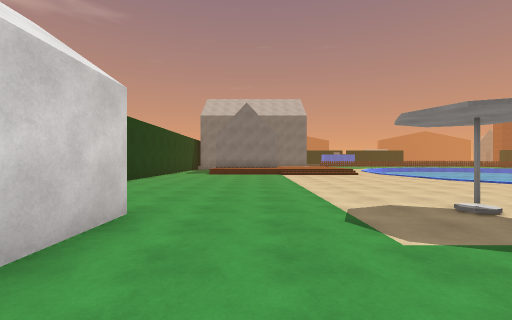
View 1 (above)

17 first-person views from a walk through a Unity game level. The camera is 1.5 m above the floor, looks level and sees 90° across. The floor is counted in squares, 2 m on a side. Each view is taken from the middle of a square. On the plan, view 1 faces up. The plan holds only what a view shows up to about 9 squares ahead; the rest is blank. The place goes on beyond the plan.

View 2
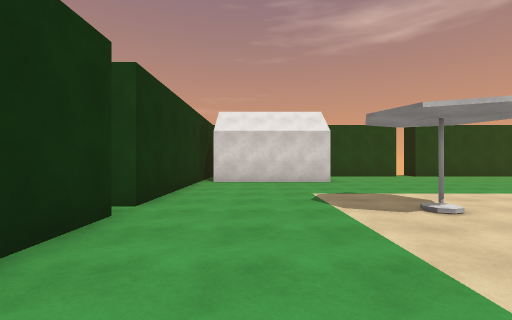

View 3
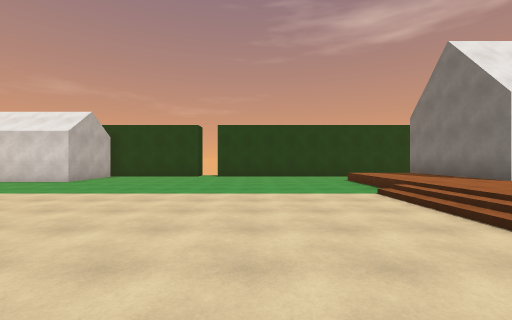

View 4
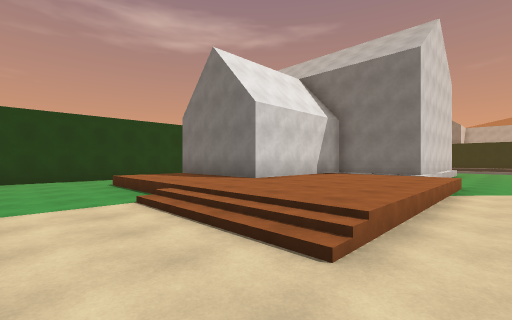

View 5
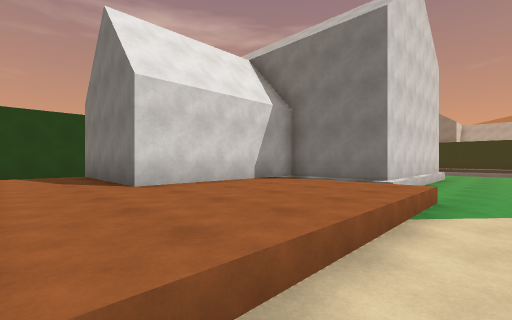

View 6
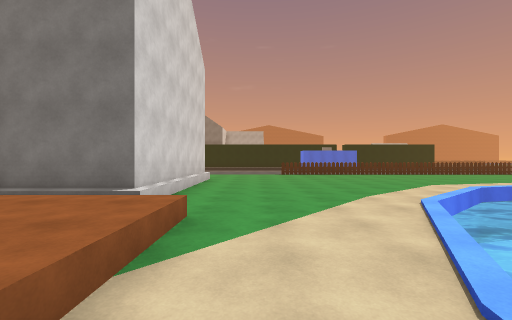

View 7
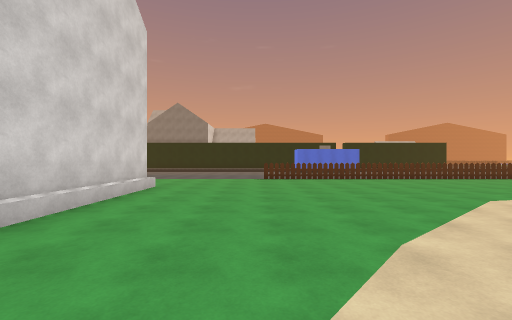

View 8
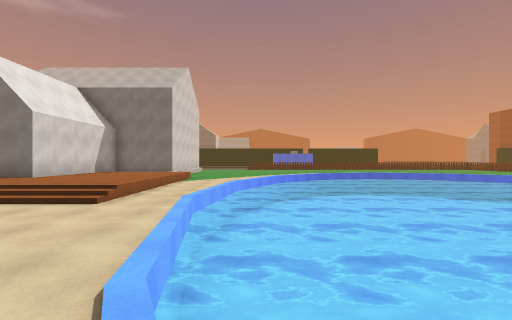

View 9
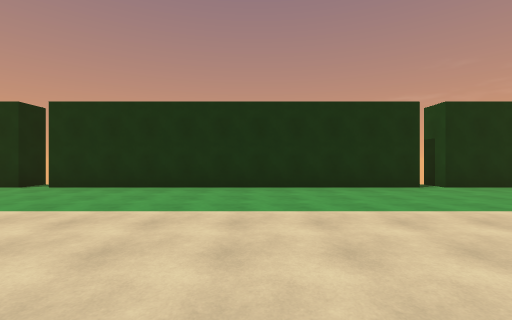

View 10
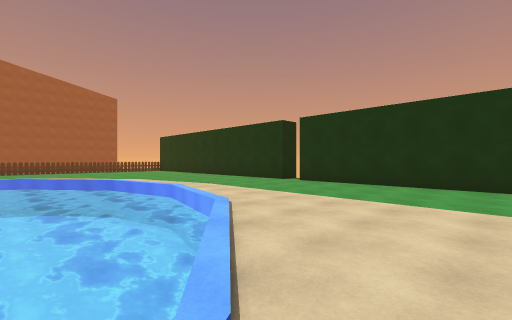

View 11
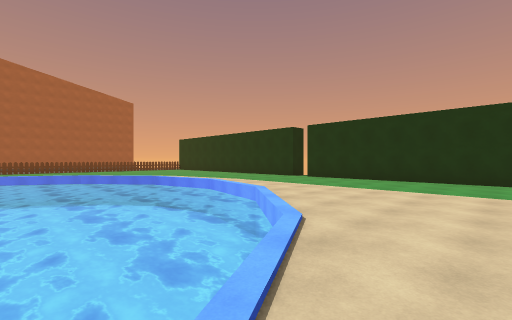

View 12
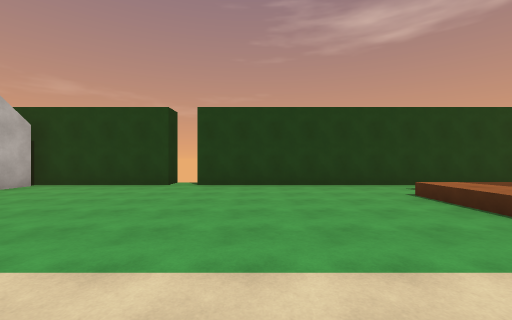

View 13
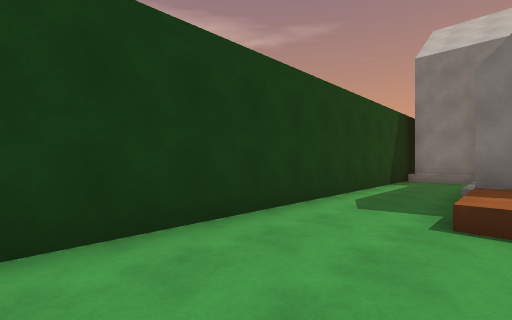

View 14
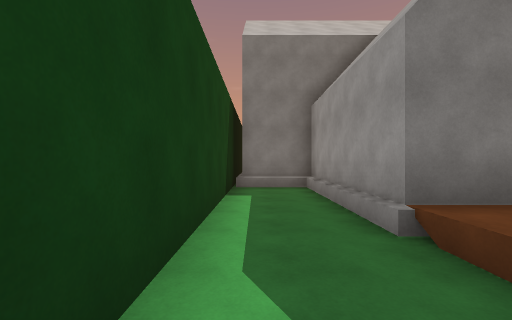

View 15
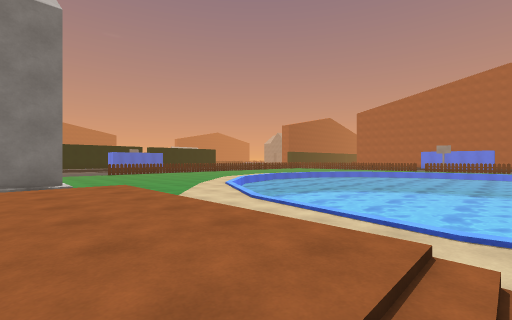

View 16
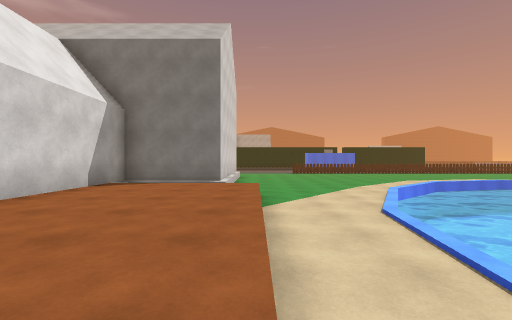

View 17
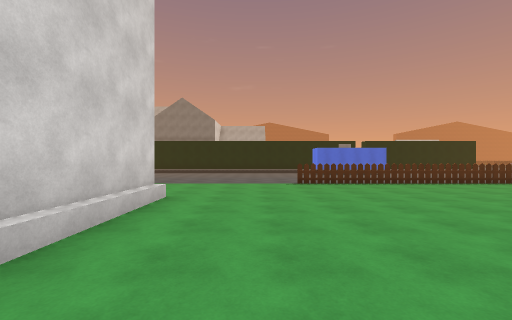

### Floor plan
Key: @ floor where view 1 was taken; # wall or solid block; . main floor; : floor 0.5 m higher than the main floor; / step, stairs or slope; = window, fence, low wall or low ledge; ≈ water the walk keeps out of; v drop or lower ground.
Columns run from 6 left of view 1 to 18 right of it. Each row starts with its distance up from view 1.
 30          .....
 29          .....=======
 28           ............
 27           ............
 26           #..........
 25           #..........
 24           #..........
 23           #.........
 22           #......≈≈≈≈
 21  ####  ####.....≈≈≈≈
 20  #..#  #///....≈≈≈≈
 19  #..#  #:::=...≈≈≈
 18  #..#  #:::v..≈≈≈≈
 17  #..#  #:::v..≈≈≈≈≈≈≈≈≈
 16  #..####:::v.≈≈≈≈≈≈≈≈≈≈
 15  #..:::::::v.≈≈≈≈≈≈≈≈≈
 14  #..:::::::=.≈≈≈≈≈≈≈≈≈
 13  #......////.≈≈≈≈≈≈≈≈≈
 12  #...........≈≈≈≈≈≈
 11  #...........≈≈≈≈≈
 10  #............≈≈≈
  9  #............≈≈≈≈≈≈≈≈≈≈≈
  8  ..............≈≈≈≈≈≈≈≈≈≈
  7 ##.............≈≈≈≈≈≈≈≈≈≈
  6  #..............≈≈≈≈≈≈≈≈≈
  5  #...............≈≈≈≈≈≈≈≈
  4  #.......#.........≈≈≈≈≈.
  3  ####..................
  2     #.................
  1     #................
  0     #.@..............
 -1     ################.#
 -2                      #

Where each view was taken, in squares from view 1:
view 1: 0 up, 0 right, facing up
view 2: 1 up, 7 right, facing left
view 3: 10 up, 7 right, facing left
view 4: 11 up, 6 right, facing up-left
view 5: 14 up, 6 right, facing up-left
view 6: 16 up, 6 right, facing up
view 7: 19 up, 7 right, facing up
view 8: 8 up, 8 right, facing up
view 9: 6 up, 8 right, facing down
view 10: 7 up, 8 right, facing down-right
view 11: 9 up, 7 right, facing down-right
view 12: 10 up, 3 right, facing left
view 13: 10 up, 2 left, facing up-left
view 14: 13 up, 4 left, facing up
view 15: 13 up, 3 right, facing up-right
view 16: 13 up, 5 right, facing up
view 17: 21 up, 6 right, facing up
